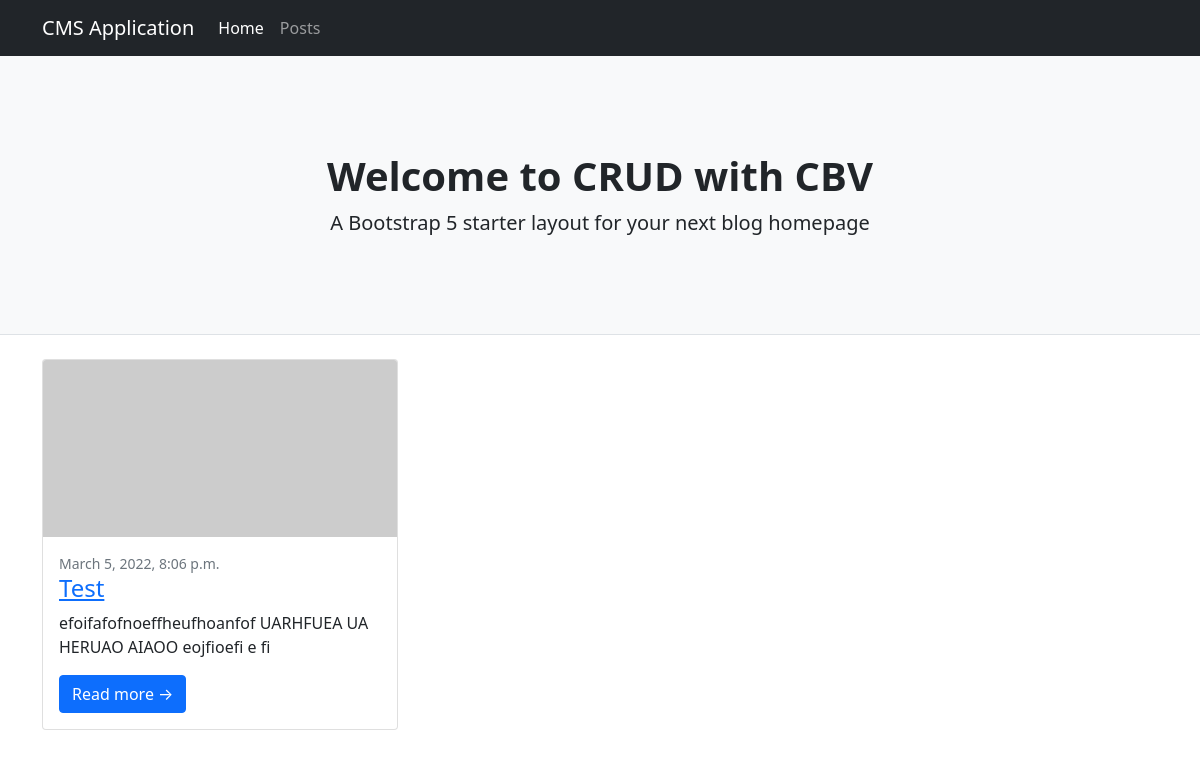
/, run on an earlier commit of the app's database.
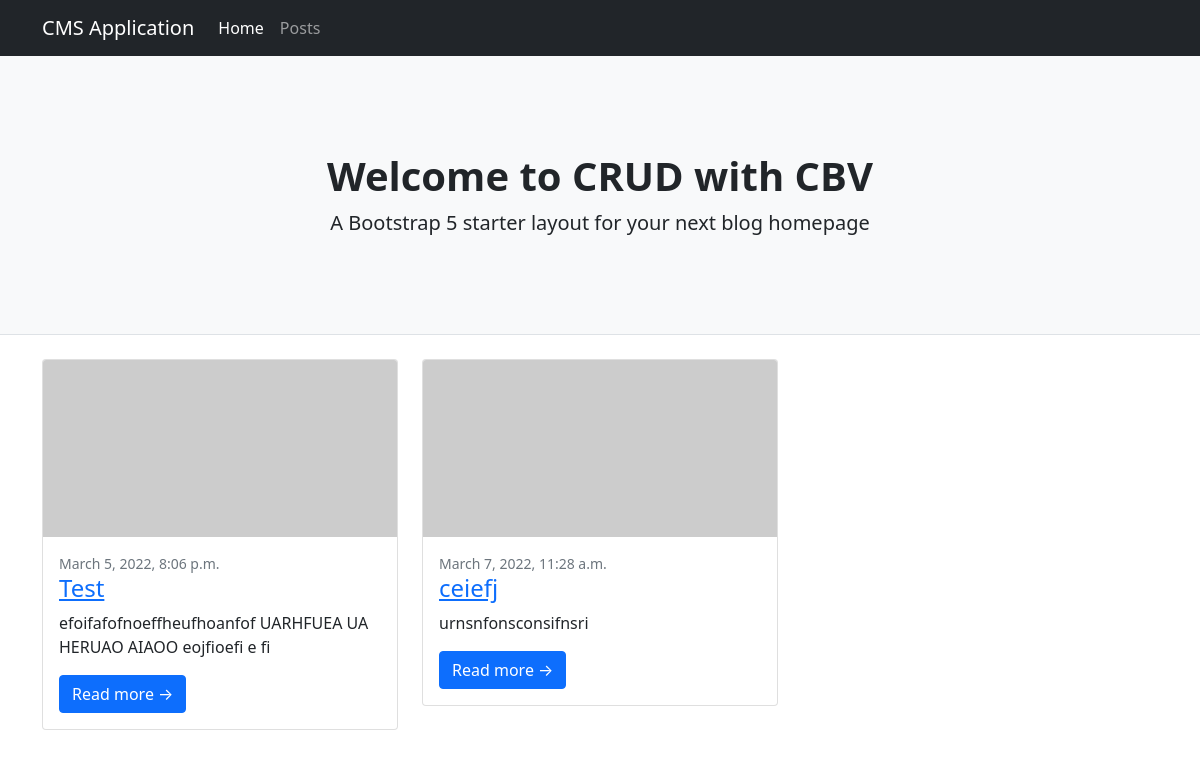
And on a later commit of the database.
### core/models.py (models this page shows, shortened)
class Core(models.Model):
  title = models.CharField(max_length=200)
  excerpt = models.TextField(max_length=500)
  author = models.ForeignKey(User, on_delete=models.CASCADE, related_name='core', null=True)
  slug = models.SlugField(max_length=100)
  published = models.DateTimeField(default=timezone.now)
  def get_absolute_url(self):
    return reverse('core:single', args=[self.slug])
  class Meta:
    pass

### core/views.py (the view)
# urls.py: path('', views.index, name='index'),
def index(request):
  posts = Core.objects.all()
  context = {'posts':posts,}
  return render(request, 'index.html', context)

### core/templates/index.html
{% extends 'base.html' %}
{% block content %}
<header class="py-5 bg-light border-bottom mb-4">
  <div class="container">
    <div class="text-center my-5">
      <h1 class="fw-bolder">Welcome to CRUD with CBV</h1>
      <p class="lead mb-0">A Bootstrap 5 starter layout for your next blog homepage</p>
    </div>
  </div>
</header>
<div class="container">
  <div class="row">
    <div class="col-lg-12">
      <div class="row">
        {% for post in posts %}
        <div class="col-lg-4">
          <div class="card mb-4">
            <a href="#!"><img class="card-img-top" src="https://dummyimage.com/700x350/dee2e6/6c757d.jpg"
                alt="..." /></a>
            <div class="card-body">
              <div class="small text-muted">{{post.published}}</div>
              <h2 class="card-title h4"><a href="{{post.get_absolute_url}}">{{post.title}}</a></h2>
              <p class="card-text">{{post.excerpt}}</p>
              <a class="btn btn-primary" href="{{post.get_absolute_url}}">Read more →</a>
            </div>
          </div>
        </div>
        {% endfor %}
      </div>
    </div>
  </div>
</div>
{% endblock %}

What changed in the data, as far as the page shows it:
added Core: published "March 7, 2022, 11:28 a.m.", title "ceiefj", excerpt "urnsnfonsconsifnsri"
